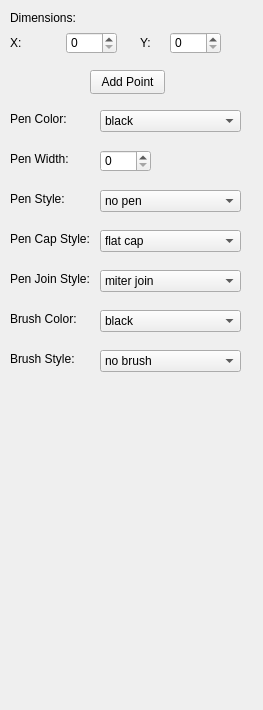
    <widget class="QWidget" name="Polygon">
     <attribute name="title">
      <string>Polygon</string>
     </attribute>
     <widget class="QWidget" name="Form_7" native="true">
      <property name="geometry">
       <rect>
        <x>0</x>
        <y>0</y>
        <width>254</width>
        <height>701</height>
       </rect>
      </property>
      <property name="autoFillBackground">
       <bool>true</bool>
      </property>
      <widget class="QLabel" name="Name_7">
       <property name="geometry">
        <rect>
         <x>10</x>
         <y>10</y>
         <width>71</width>
         <height>16</height>
        </rect>
       </property>
       <property name="text">
        <string>Dimensions:</string>
       </property>
      </widget>
      <widget class="QSpinBox" name="x_7">
       <property name="geometry">
        <rect>
         <x>66</x>
         <y>32</y>
         <width>51</width>
         <height>22</height>
        </rect>
       </property>
      </widget>
      <widget class="QSpinBox" name="y_7">
       <property name="geometry">
        <rect>
         <x>170</x>
         <y>32</y>
         <width>51</width>
         <height>22</height>
        </rect>
       </property>
      </widget>
      <widget class="QLabel" name="X_7">
       <property name="geometry">
        <rect>
         <x>10</x>
         <y>35</y>
         <width>16</width>
         <height>16</height>
        </rect>
       </property>
       <property name="text">
        <string>X:</string>
       </property>
      </widget>
      <widget class="QLabel" name="Y_7">
       <property name="geometry">
        <rect>
         <x>140</x>
         <y>35</y>
         <width>10</width>
         <height>16</height>
        </rect>
       </property>
       <property name="text">
        <string>Y:</string>
       </property>
      </widget>
      <widget class="QLabel" name="PenColor_7">
       <property name="geometry">
        <rect>
         <x>10</x>
         <y>111</y>
         <width>61</width>
         <height>16</height>
        </rect>
       </property>
       <property name="text">
        <string>Pen Color:</string>
       </property>
      </widget>
      <widget class="QComboBox" name="penColorValue_7">
       <property name="geometry">
        <rect>
         <x>100</x>
         <y>110</y>
         <width>141</width>
         <height>22</height>
        </rect>
       </property>
       <item>
        <property name="text">
         <string>black</string>
        </property>
       </item>
       <item>
        <property name="text">
         <string>white</string>
        </property>
       </item>
       <item>
        <property name="text">
         <string>dark gray</string>
        </property>
       </item>
       <item>
        <property name="text">
         <string>gray</string>
        </property>
       </item>
       <item>
        <property name="text">
         <string>light gray</string>
        </property>
       </item>
       <item>
        <property name="text">
         <string>red</string>
        </property>
       </item>
       <item>
        <property name="text">
         <string>green</string>
        </property>
       </item>
       <item>
        <property name="text">
         <string>blue</string>
        </property>
       </item>
       <item>
        <property name="text">
         <string>cyan</string>
        </property>
       </item>
       <item>
        <property name="text">
         <string>magenta</string>
        </property>
       </item>
       <item>
        <property name="text">
         <string>yellow</string>
        </property>
       </item>
       <item>
        <property name="text">
         <string>dark red</string>
        </property>
       </item>
       <item>
        <property name="text">
         <string>dark green</string>
        </property>
       </item>
       <item>
        <property name="text">
         <string>dark blue</string>
        </property>
       </item>
       <item>
        <property name="text">
         <string>dark cyan</string>
        </property>
       </item>
       <item>
        <property name="text">
         <string>dark magenta</string>
        </property>
       </item>
       <item>
        <property name="text">
         <string>dark yellow</string>
        </property>
       </item>
       <item>
        <property name="text">
         <string>tranparent</string>
        </property>
       </item>
      </widget>
      <widget class="QLabel" name="PenWidth_7">
       <property name="geometry">
        <rect>
         <x>10</x>
         <y>151</y>
         <width>71</width>
         <height>16</height>
        </rect>
       </property>
       <property name="text">
        <string>Pen Width:</string>
       </property>
      </widget>
      <widget class="QLabel" name="PenStyle_7">
       <property name="geometry">
        <rect>
         <x>10</x>
         <y>191</y>
         <width>71</width>
         <height>16</height>
        </rect>
       </property>
       <property name="text">
        <string>Pen Style:</string>
       </property>
      </widget>
      <widget class="QLabel" name="PenCapStyle_7">
       <property name="geometry">
        <rect>
         <x>10</x>
         <y>231</y>
         <width>101</width>
         <height>16</height>
        </rect>
       </property>
       <property name="text">
        <string>Pen Cap Style:</string>
       </property>
      </widget>
      <widget class="QLabel" name="PenJoinStyle_7">
       <property name="geometry">
        <rect>
         <x>10</x>
         <y>271</y>
         <width>101</width>
         <height>16</height>
        </rect>
       </property>
       <property name="text">
        <string>Pen Join Style:</string>
       </property>
      </widget>
      <widget class="QLabel" name="BrushColor_7">
       <property name="geometry">
        <rect>
         <x>10</x>
         <y>311</y>
         <width>101</width>
         <height>16</height>
        </rect>
       </property>
       <property name="text">
        <string>Brush Color:</string>
       </property>
      </widget>
      <widget class="QLabel" name="BrushStyle_7">
       <property name="geometry">
        <rect>
         <x>10</x>
         <y>351</y>
         <width>101</width>
         <height>16</height>
        </rect>
       </property>
       <property name="text">
        <string>Brush Style:</string>
       </property>
      </widget>
      <widget class="QComboBox" name="penStyleValue_7">
       <property name="geometry">
        <rect>
         <x>100</x>
         <y>190</y>
         <width>141</width>
         <height>22</height>
        </rect>
       </property>
       <item>
        <property name="text">
         <string>no pen</string>
        </property>
       </item>
       <item>
        <property name="text">
         <string>solid line</string>
        </property>
       </item>
       <item>
        <property name="text">
         <string>dash line</string>
        </property>
       </item>
       <item>
        <property name="text">
         <string>dot line</string>
        </property>
       </item>
       <item>
        <property name="text">
         <string>dash dot line</string>
        </property>
       </item>
       <item>
        <property name="text">
         <string>dash dot dot line</string>
        </property>
       </item>
      </widget>
      <widget class="QComboBox" name="penJoinStyleValue_7">
       <property name="geometry">
        <rect>
         <x>100</x>
         <y>270</y>
         <width>141</width>
         <height>22</height>
        </rect>
       </property>
       <item>
        <property name="text">
         <string>miter join</string>
        </property>
       </item>
       <item>
        <property name="text">
         <string>bevel join</string>
        </property>
       </item>
       <item>
        <property name="text">
         <string>round join</string>
        </property>
       </item>
      </widget>
      <widget class="QComboBox" name="brushColorValue_7">
       <property name="geometry">
        <rect>
         <x>100</x>
         <y>310</y>
         <width>141</width>
         <height>22</height>
        </rect>
       </property>
       <item>
        <property name="text">
         <string>black</string>
        </property>
       </item>
       <item>
        <property name="text">
         <string>white</string>
        </property>
       </item>
       <item>
        <property name="text">
         <string>dark gray</string>
        </property>
       </item>
       <item>
        <property name="text">
         <string>gray</string>
        </property>
       </item>
       <item>
        <property name="text">
         <string>light gray</string>
        </property>
       </item>
       <item>
        <property name="text">
         <string>red</string>
        </property>
       </item>
       <item>
        <property name="text">
         <string>green</string>
        </property>
       </item>
       <item>
        <property name="text">
         <string>blue</string>
        </property>
       </item>
       <item>
        <property name="text">
         <string>cyan</string>
        </property>
       </item>
       <item>
        <property name="text">
         <string>magenta</string>
        </property>
       </item>
       <item>
        <property name="text">
         <string>yellow</string>
        </property>
       </item>
       <item>
        <property name="text">
         <string>dark red</string>
        </property>
       </item>
       <item>
        <property name="text">
         <string>dark green</string>
        </property>
       </item>
       <item>
        <property name="text">
         <string>dark blue</string>
        </property>
       </item>
       <item>
        <property name="text">
         <string>dark cyan</string>
        </property>
       </item>
       <item>
        <property name="text">
         <string>dark magenta</string>
        </property>
       </item>
       <item>
        <property name="text">
         <string>dark yellow</string>
        </property>
       </item>
       <item>
        <property name="text">
         <string>tranparent</string>
        </property>
       </item>
      </widget>
      <widget class="QComboBox" name="brushStyleValue_7">
       <property name="geometry">
        <rect>
         <x>100</x>
         <y>350</y>
         <width>141</width>
         <height>22</height>
        </rect>
       </property>
       <item>
        <property name="text">
         <string>no brush</string>
        </property>
       </item>
       <item>
        <property name="text">
         <string>solid pattern</string>
        </property>
       </item>
       <item>
        <property name="text">
         <string>dense 1 pattern</string>
        </property>
       </item>
       <item>
        <property name="text">
         <string>dense 2 pattern</string>
        </property>
       </item>
       <item>
        <property name="text">
         <string>dense 3 pattern</string>
        </property>
       </item>
       <item>
        <property name="text">
         <string>dense 4 pattern</string>
        </property>
       </item>
       <item>
        <property name="text">
         <string>dense 5 pattern</string>
        </property>
       </item>
       <item>
        <property name="text">
         <string>dense 6 pattern</string>
        </property>
       </item>
       <item>
        <property name="text">
         <string>dense 7 pattern</string>
        </property>
       </item>
       <item>
        <property name="text">
         <string>hor pattern</string>
        </property>
       </item>
       <item>
        <property name="text">
         <string>ver pattern</string>
        </property>
       </item>
       <item>
        <property name="text">
         <string>cross pattern</string>
        </property>
       </item>
       <item>
        <property name="text">
         <string>bdiag pattern</string>
        </property>
       </item>
       <item>
        <property name="text">
         <string>fdiag pattern</string>
        </property>
       </item>
       <item>
        <property name="text">
         <string>diag cross pattern</string>
        </property>
       </item>
       <item>
        <property name="text">
         <string>linear gradient pattern</string>
        </property>
       </item>
       <item>
        <property name="text">
         <string>conical gradient pattern</string>
        </property>
       </item>
       <item>
        <property name="text">
         <string>radia gradient pattern</string>
        </property>
       </item>
      </widget>
      <widget class="QComboBox" name="penCapStyleValue_7">
       <property name="geometry">
        <rect>
         <x>100</x>
         <y>230</y>
         <width>141</width>
         <height>22</height>
        </rect>
       </property>
       <item>
        <property name="text">
         <string>flat cap</string>
        </property>
       </item>
       <item>
        <property name="text">
         <string>square cap</string>
        </property>
       </item>
       <item>
        <property name="text">
         <string>round cap</string>
        </property>
       </item>
      </widget>
      <widget class="QSpinBox" name="penWidthValue_7">
       <property name="geometry">
        <rect>
         <x>100</x>
         <y>150</y>
         <width>51</width>
         <height>22</height>
        </rect>
       </property>
      </widget>
      <widget class="QPushButton" name="AddPoint_1">
       <property name="geometry">
        <rect>
         <x>90</x>
         <y>70</y>
         <width>75</width>
         <height>24</height>
        </rect>
       </property>
       <property name="text">
        <string>Add Point</string>
       </property>
      </widget>
     </widget>
    </widget>
